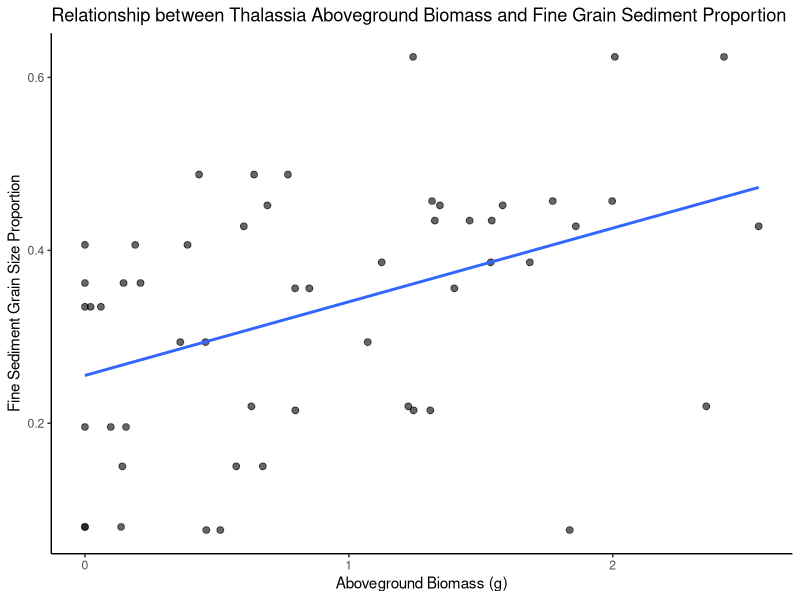
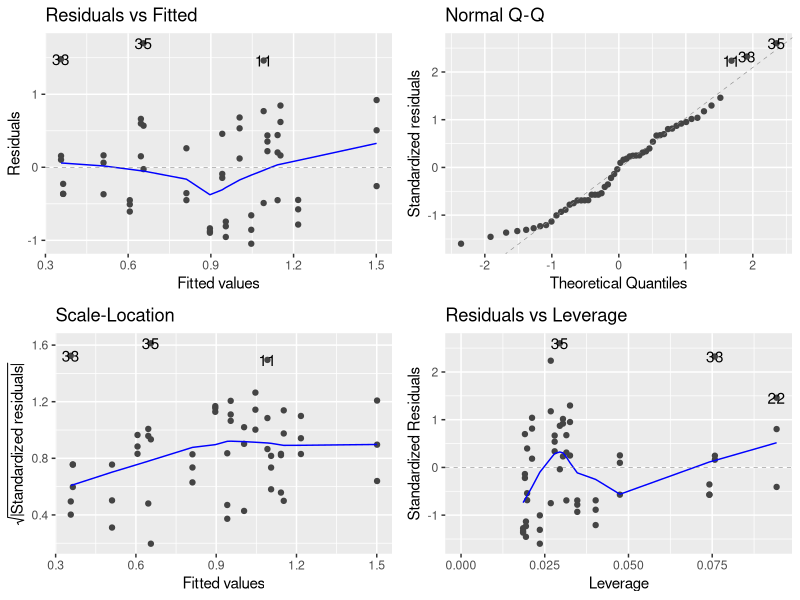
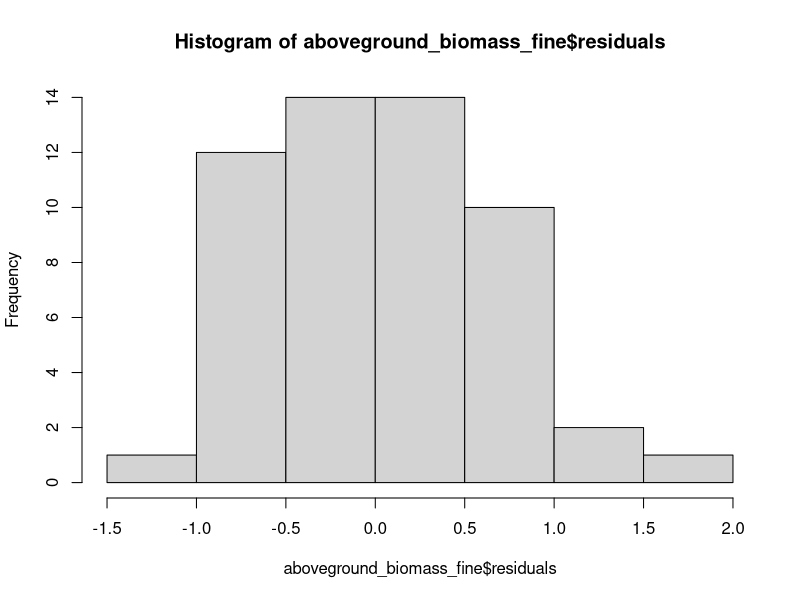

These charts were generated, in order, by the following R code:
#########Zoology800 Homework 10 - Maddy Teter - 11/6/2025

library(dplyr)
library(tidyr)
library(ggplot2)
library(ggfortify)

#Objectiggplot2#Objective 1 - Use own data and select two variables that share a relationship with more than 
#30 paired datapoints

#Read in csv files (comparing agb to sediment grain size)
aboveground_biomass <- read.csv("PSD25_aboveground_biomass.csv")
sediment_grain_size <- read.csv("PSD25_sediment_grain_size.csv")
#Load sediment BD data (need this to get grain size proportions)
sediment_bulk_density <- read.csv("PSD25_sediment_bulk_density.csv")

#Se function to apply to values
se <- function(x) sd(x, na.rm = TRUE) / sqrt(length((x)))

#calculate final agb
aboveground_biomass <- aboveground_biomass %>%
  mutate(final_dry_mass_g = dry_mass_g - dish_mass_g, na.rm = TRUE)

#filter for thalassia only at a single time point
aboveground_biomass_average <- aboveground_biomass%>%
  filter(species == c("Tt"), time_interval_wks == "t7")

#Calculate sed BD final mass, mean and se
sediment_bulk_density <- sediment_bulk_density %>%
  mutate(final_bd_gml = (dry_mass_g - wp_mass_g)/sample_vol_ml)

#Calculate mean and se for sedbd (mg/L)
sediment_bulk_density_average <- sediment_bulk_density %>%
  group_by(site_id) %>%
  summarise(
    mean_sedbd_gml = mean(final_bd_gml, na.rm = TRUE),
    se_sedbd_gml = se(final_bd_gml))

#Create column for final dw (g) for sediment grain sizes
sediment_grain_size <- sediment_grain_size %>%
  mutate(final_sedgs_dw_g = dry_mass_g - wp_mass_g)

#Join mean_sedbd column from sedbd df to sedgs df
sediment_grain_size <- sediment_grain_size %>%
  left_join(sediment_bulk_density_average %>% select(site_id, mean_sedbd_gml, 
                                 se_sedbd_gml), by = "site_id")


#Pivot to wide format — one row per sample_id/site_id with gravel type dw listed
#as multiple columns
sediment_grain_size_wide <- sediment_grain_size %>%
  pivot_wider(
    id_cols = c(sample_id, mean_sedbd_gml),  # keep sample-specific columns
    names_from = grain_type,
    values_from = final_sedgs_dw_g,
    names_prefix = "",
    values_fn = list(final_sedgs_dw_g = mean)  # in case of duplicates
  )

#Calculate fine sediment grain size
#((mean_sedbd_gml*60(sedgs sample size)) - gravel_dw_g - sand_dw_g = fine_dw_g
#for each sample id/ grain size sample collected
sediment_grain_size_wide <- sediment_grain_size_wide %>%
  mutate(
    fine = ifelse(
      is.na(fine),
      (mean_sedbd_gml * 60) - gravel - sand,
      fine
    )
  )

#Join back to original data
sediment_grain_size_updated <- sediment_grain_size %>%
  pivot_wider(names_from = grain_type, values_from = final_sedgs_dw_g) %>%
  left_join(sediment_grain_size_wide, by = c("sample_id", "mean_sedbd_gml")) %>%
  mutate(
    gravel = coalesce(gravel.y, gravel.x),
    sand = coalesce(sand.y, sand.x),
    fine = coalesce(fine.y, fine.x)
  ) %>%
  select(-ends_with(".x"), -ends_with(".y"))

#Change back to long format (grain size type is one column)
sediment_grain_size_final <- sediment_grain_size_updated %>%
  pivot_longer(
    cols = c(gravel, sand, fine),
    names_to = "grain_type",
    values_to = "final_sedgs_dw_g"
  )

#Create column for proportion_sedgs_dw for each grain type in each sample
sediment_grain_size_final <- sediment_grain_size_final %>%
  mutate(proportion_sedgs_dw_g = final_sedgs_dw_g/(mean_sedbd_gml*60))

#Filter for fine sedgs only
fine_sediment_grain_size <- sediment_grain_size_final %>%
  filter(grain_type == c("fine"))

#Join fine sed gs proportion to aboveground biomass df
aboveground_biomass_average <- aboveground_biomass_average %>%
  left_join(fine_sediment_grain_size %>% select(site_id, proportion_sedgs_dw_g),
            by = "site_id")

#Collapse df to one row per site_id*column replicate
aboveground_biomass_average <- aboveground_biomass_average %>%
  group_by(site_id, replicate) %>%  # or whatever your replicate column is named
  summarize(
    across(
      everything(),
      ~ if (is.numeric(.x)) mean(.x, na.rm = TRUE) else first(.x)),
    .groups = "drop")

#Run linear model to compare relationship between agb and fine sed grain size proportion
aboveground_biomass_fine <- lm(final_dry_mass_g ~ proportion_sedgs_dw_g, 
                               data = aboveground_biomass_average)
summary(aboveground_biomass_fine)
#Results - significant relationship (p-value: 0.00148)

#Plot relationship - it is linear
ggplot(aboveground_biomass_average, aes(x = final_dry_mass_g, y = proportion_sedgs_dw_g)) +
  geom_point(alpha = 0.6, size = 2) +
  geom_smooth(method = "lm", se = FALSE, size = 1) +
  labs(
    title = "Relationship between Thalassia Aboveground Biomass and Fine Grain Sediment Proportion",
    x = "Aboveground Biomass (g)",
    y = "Fine Sediment Grain Size Proportion"
  ) +
  theme_classic()

#Check residuals
autoplot(aboveground_biomass_fine)
#Homoscedastic residuals - they don't funnel or change vertical distance from 0 line by much
#along x-axis. There is a dip around 0.9 and a slight rise around 1.5 but nothing drastic.
#This indicates that the variance is mostly equal 
#There are a few outliers (11, 33, 35) that are highlighted in the plot and could influence
#the data slightly

#check for normality
hist(aboveground_biomass_fine$residuals)
#normal distribution

#No autocorrelation - each point is independent from each other 

#Create median and 95% quartile predictions
median <- median(aboveground_biomass_average$proportion_sedgs_dw_g, na.rm = TRUE)
quartile_95 <- quantile(aboveground_biomass_average$proportion_sedgs_dw_g, 0.95, na.rm = TRUE)

#Create new df 
aboveground_biomass_fine_predictions <- data.frame(proportion_sedgs_dw_g = 
                                                     c(median, quartile_95))

#predict(object, newdata, interval = “prediction”)
predict(aboveground_biomass_fine, aboveground_biomass_fine_predictions, 
        interval = "prediction")

#The model has a lot of variance in general, but the results show that the 95% quartile range
#has a larger difference between lower and upper values compared to the median which reflects
#less certainty in the values. Median predicts lower mass average (0.95) compared to 
#95% quartile prediction (1.32).


#Objective 2
set.seed(99) #uses same set of values each time the model is ran 

#Set paramters for linear model
n <- 100
beta_0 <- 1.0 #intercept
beta_1 <- 2.0 #slope

#Generate predictor x values
x <- runif(n, 0, 10)

#Create lognormal error values (unimodal but not normal)
error <- rlnorm(n, meanlog = 0, sdlog = 0.4) - exp(0 + 0.4^2 / 2)

#establish linear model
y <- beta_0 + beta_1 * x + error

#fit the linear model
linear_model_1 <- lm(y ~ x)
summary(linear_model_1)


#Repeat the process to compare true and estimated slope and intercept
set.seed(99)
#New parameter 
n_simulations <- 100 #run simulations 100 times

simulation_results <- replicate(n_simulations, { #use same code as before but nested with n_simulations
  x <- runif(n, 0, 10)
  error <- rlnorm(n, meanlog = 0, sdlog = 0.4) - exp(0 + 0.4^2 / 2)
  y <- beta_0 + beta_1 * x + error
  linear_model_2 <- lm(y ~ x)
  coefs <- coef(linear_model_2)
  
#Generate predictor x values
simulation_predictions <- predict(linear_model_2, newdata = data.frame(x = x),
                   interval = "prediction", level = 0.95)
  
#find the % coverage of how often the prediction values fall in 95% CI
  coverage <- mean(y >= simulation_predictions[, "lwr"] & 
                     y <= simulation_predictions[, "upr"])
  
#return results from entire simulation (coef 1 = estimated intercept, coef 2 = 
#estimated slope)
  c(
    est_intercept = coefs[1],
    est_slope = coefs[2],
    coverage = coverage
  )
}, simplify = TRUE)

#Create dataframe with all information from estimated values
final_simulation_results <- as.data.frame(t(simulation_results))

#The intercept and slope values from the estimated model stay fairly close to the true values
#of 1 (intercept) and 2 (slope). 84 out of the 100 estimated values fall inside of 95% 
#coverage - so majority of values are withing CI.This means that the estimated uncertainty
#is pretty close to the true uncertainty estimate. 
